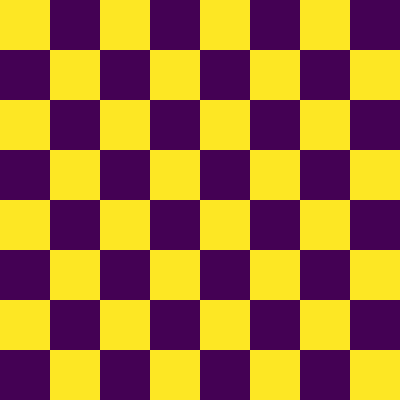
#> input picture course content/Rana's Final Review/checkerboard1.png, 400 x 400 px, found by its file name
$ jupyter execute --allow-errors task01_lamis.ipynb
#> lines starting #> are read from the running program, lines starting #| are printed output that depends on the picture; after the words box and inside, x2 and y2 are one past the last pixel; in counts of white or black regions, pixels touching at a corner belong together
[cell 1]
import requests
import cv2
from matplotlib import pyplot as plt
import numpy as np

Find the homography matrix that transforms image1 to image 2 and plot the results

[cell 2]
image1 = cv2.imread('data/images/checkerboard1.png', cv2.IMREAD_GRAYSCALE)
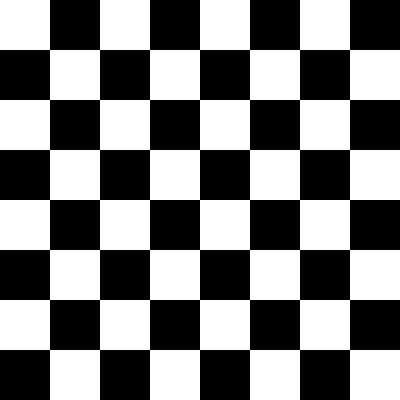
#> image1: shape (400, 400); values 30 (black) and 215 (white), 50% white; 1 white region, box (x1, y1, x2, y2) and area: (0, 0, 400, 400) 80000
image2 = cv2.imread('data/images/checkerboard2.png', cv2.IMREAD_GRAYSCALE)
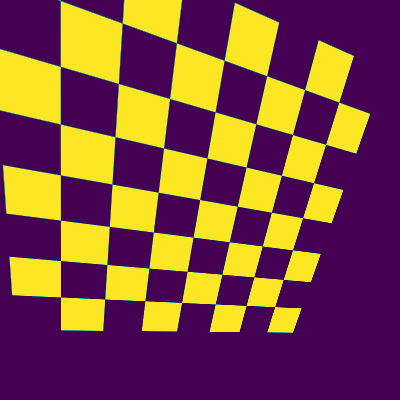
#> input picture data/images/checkerboard2.png, 400 x 400 px, found by its file name
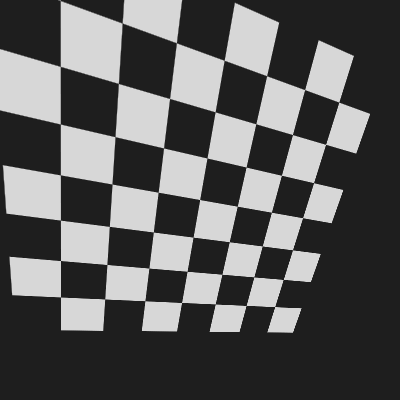
#> image2: shape (400, 400); min 30, max 215, mean 92


pts1 = np.array([[100, 100],[100, 200], [200, 100], [200,200],
                 [250, 250],[250, 350], [350, 250], [350,350]]).T
pts2 = np.array([(120, 86), (218, 114), (110, 183), (199, 198),
                (229, 242), (292, 251), (223, 275), (283, 281)]).T

plt.imshow(image1, cmap='gray')
plt.plot(pts1[0,:], pts1[1,:],'r+')  # [0,:] -- first row which is the x-coordinates, [1,:] -- second row which is the y-coordinates
plt.show()
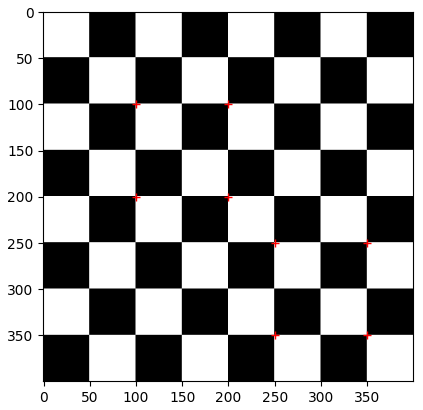
#> figure drawn by matplotlib, 1 panel
plt.imshow(image2, cmap='gray')
plt.plot(pts2[0,:], pts2[1,:],'r+')
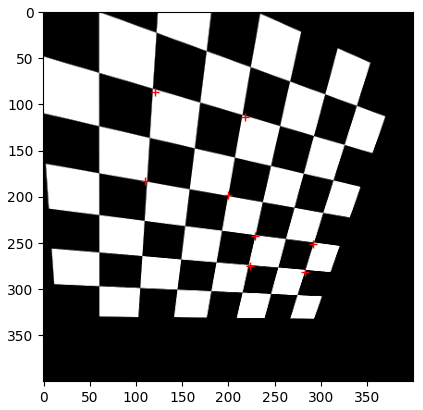
#> figure drawn by matplotlib, 1 panel

[cell 3]
pts1.shape          # look at first col to get the x coordinate

[cell 4]
pts2.shape

[cell 5]
input_pts = np.array(pts1[:,:4], dtype=np.float32).T
print(input_pts)

[cell 6]
output_pts = np.array(pts2[:,:4], dtype = np.float32).T
print(output_pts)

[cell 7]
H = cv2.getPerspectiveTransform(input_pts, output_pts)

pts2_ = cv2.perspectiveTransform(pts1.T.reshape(8, 1, 2).astype(np.float32), H)
    ## perspectiveTransform --> computes the dot product in a different computing system
    ## need to reshape pts1 --> 8 rows, 1 col, 2 = y-coordinates are in the third dimension (can also put -1 instead of 8)

[cell 8]
pts2_

[cell 9]
pts2_.flatten()

[cell 10]
plt.imshow(image2, cmap = 'gray')
plt.plot(pts2_[:,:,0].flatten(), pts2_[:,:,1].flatten(), 'b+')

#> (a cell that did not finish here is left out)

#### you can see that 6/8 points are accurate, the last two are not

[cell 12]
# outputNew = cv2.warpPerspective(pts1.T.astype(np.float32), H, (image1.shape[1], image1.shape[0]), flags=cv2.INTER_LINEAR)

##### transformed the image, not the points

[cell 13]
output = cv2.warpPerspective(image1, H, (image1.shape[1], image1.shape[0]), flags=cv2.INTER_LINEAR)
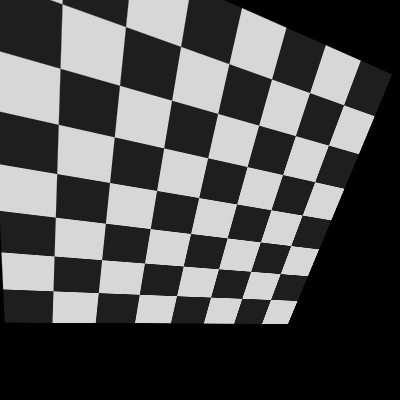
#> output: shape (400, 400); min 0, max 215, mean 81.3

[cell 14]
plt.imshow(output, cmap = 'gray')
plt.plot(pts2[0,:], pts2[1,:],'r+')
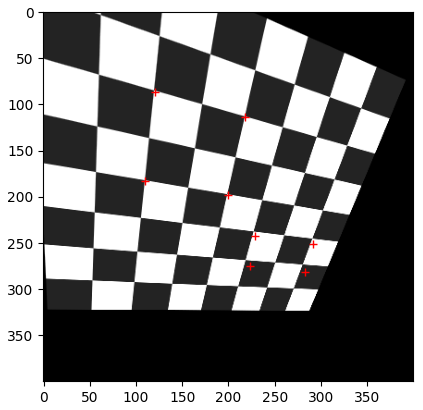
#> figure drawn by matplotlib, 1 panel
